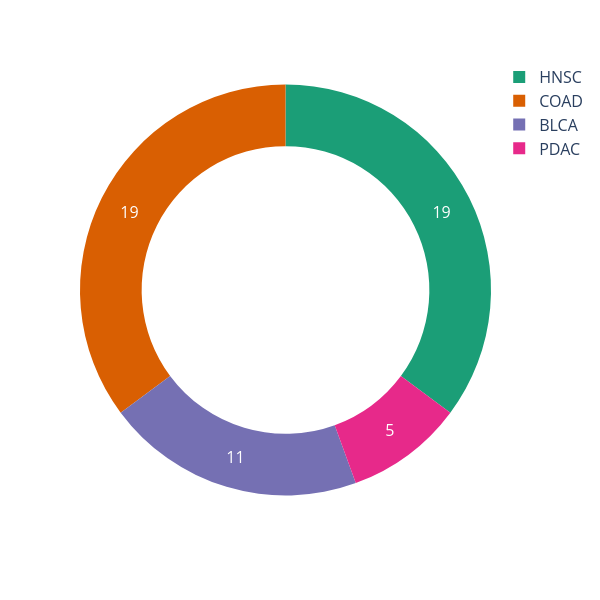

The notebook cell saved with this chart:
### Code cell
pdo_plot = (
    pdo_dr
    .drop_duplicates(subset="Line")
    .TCGA_DESC
    .value_counts()
    .reset_index()
)


fig = px.pie(
    pdo_plot,
    values="count",
    names="TCGA_DESC",
    hole=.7,
    color_discrete_sequence=px.colors.qualitative.Dark2,
    width=600,
    height=600
    )

fig.update_traces(
    texttemplate="%{value}",   # show raw counts
    textposition="inside"
)

fig.update_layout(
    font=dict(size=16)
)

fig

### Figure 1 — Plotly figure (JSON) as saved in the notebook; plotly's stock layout.template omitted (floating-point values rounded to 4 significant figures)
{"data": [{"domain": {"x": [0, 1], "y": [0, 1]}, "hole": 0.7, "hovertemplate": "TCGA_DESC=%{label}<br>count=%{value}<extra></extra>", "labels": ["HNSC", "COAD", "BLCA", "PDAC"], "legendgroup": "", "name": "", "showlegend": true, "textposition": "inside", "texttemplate": "%{value}", "type": "pie", "values": [19, 19, 11, 5]}], "layout": {"font": {"size": 16}, "height": 600, "legend": {"tracegroupgap": 0}, "margin": {"t": 60}, "piecolorway": ["rgb(27,158,119)", "rgb(217,95,2)", "rgb(117,112,179)", "rgb(231,41,138)", "rgb(102,166,30)", "rgb(230,171,2)", "rgb(166,118,29)", "rgb(102,102,102)"], "width": 600}}
